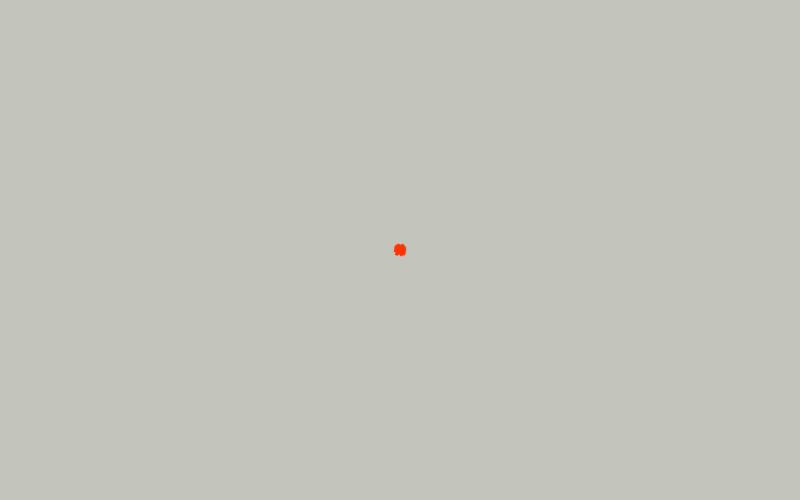
Frame 1 (no input)
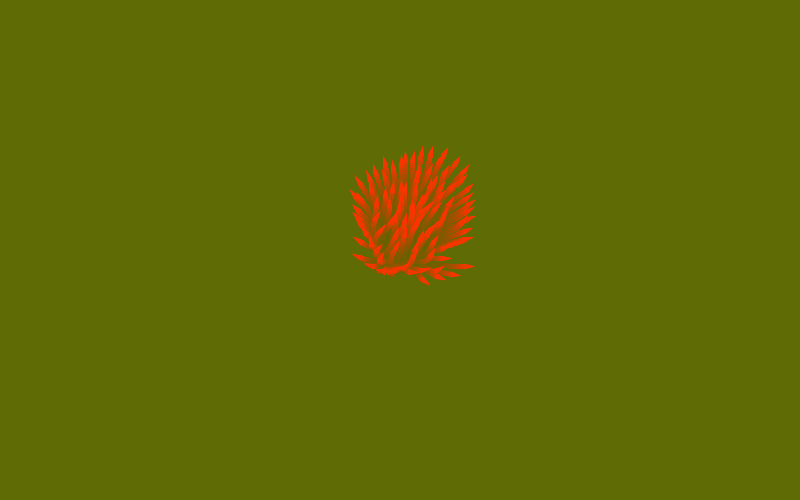
Frame 60 (the mouse pressed at the canvas centre just before this capture)
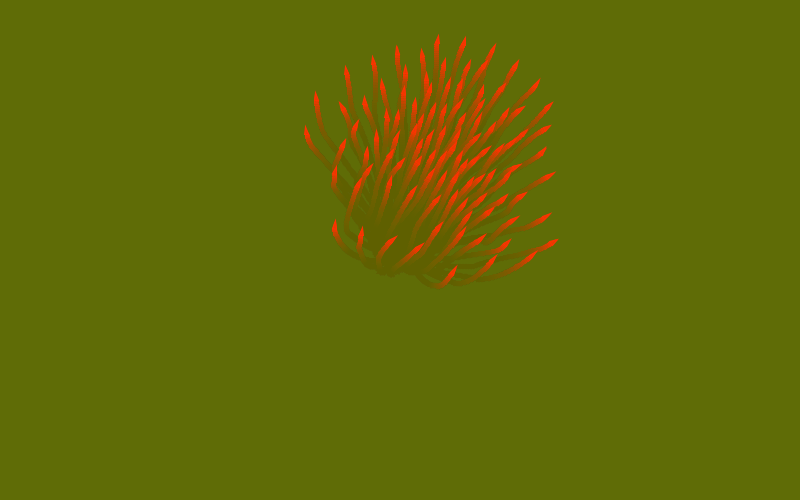
Frame 120 (the mouse held since frame 60 and released just before this capture)

The Processing sketch that drew these frames (run headless with seeded random() and noise(); from frame 60 on, the mouse is pressed at the canvas centre):

// Processing sketch: processing_155196
// ── processing_155196.pde

Flock flock;

void setup() {
  size(800, 500);
  flock = new Flock();
  // Add an initial set of boids into the system
  for (int i = 0; i < 100; i++) {
    flock.addBoid(new Boid(width/2,height/2));
  }
}

void draw() {
  //background(50);
  noStroke();
  fill(90,100,0,20);
  rect(0,0,width,height);
  flock.run();
}

// Add a new boid into the System
void mousePressed() {
  flock.addBoid(new Boid(mouseX,mouseY));
}



// The Boid class

class Boid {

  PVector location;
  PVector velocity;
  PVector acceleration;
  float r;
  float maxforce;    // Maximum steering force
  float maxspeed;    // Maximum speed

  Boid(float x, float y) {
    acceleration = new PVector(0,0);
    velocity = new PVector(random(-1,1),random(-1,1));
    location = new PVector(x,y);
    r = 2.0;
    maxspeed = 2;
    maxforce = 0.03;
  }

  void run(ArrayList<Boid> boids) {
    flock(boids);
    update();
    borders();
    render();
  }

  void applyForce(PVector force) {
    // We could add mass here if we want A = F / M
    acceleration.add(force);
  }

  // We accumulate a new acceleration each time based on three rules
  void flock(ArrayList<Boid> boids) {
    PVector sep = separate(boids);   // Separation
    PVector ali = align(boids);      // Alignment
    PVector coh = cohesion(boids);   // Cohesion
    // Arbitrarily weight these forces
    sep.mult(1.5);
    ali.mult(1.0);
    coh.mult(1.0);
    // Add the force vectors to acceleration
    applyForce(sep);
    applyForce(ali);
    applyForce(coh);
  }

  // Method to update location
  void update() {
    // Update velocity
    velocity.add(acceleration);
    // Limit speed
    velocity.limit(maxspeed);
    location.add(velocity);
    // Reset accelertion to 0 each cycle
    acceleration.mult(0);
  }

  // A method that calculates and applies a steering force towards a target
  // STEER = DESIRED MINUS VELOCITY
  PVector seek(PVector target) {
    PVector desired = PVector.sub(target,location);  // A vector pointing from the location to the target
    // Normalize desired and scale to maximum speed
    desired.normalize();
    desired.mult(maxspeed);
    // Steering = Desired minus Velocity
    PVector steer = PVector.sub(desired,velocity);
    steer.limit(maxforce);  // Limit to maximum steering force
    return steer;
  }
  
  void render() {
    // Draw a triangle rotated in the direction of velocity
    float theta = velocity.heading2D() + radians(90);
    fill(255, 50, 00,50);
    stroke(255, 50, 00);
    pushMatrix();
    translate(location.x,location.y);
    rotate(theta);
    beginShape(TRIANGLES);
    vertex(0, -r*2);
    vertex(-r, r*2);
    vertex(r, r*2);
    endShape();
    popMatrix();
  }

  // Wraparound
  void borders() {
    if (location.x < -r) location.x = width+r;
    if (location.y < -r) location.y = height+r;
    if (location.x > width+r) location.x = -r;
    if (location.y > height+r) location.y = -r;
  }

  // Separation
  // Method checks for nearby boids and steers away
  PVector separate (ArrayList<Boid> boids) {
    float desiredseparation = 25.0f;
    PVector steer = new PVector(0,0,0);
    int count = 0;
    // For every boid in the system, check if it's too close
    for (Boid other : boids) {
      float d = PVector.dist(location,other.location);
      // If the distance is greater than 0 and less than an arbitrary amount (0 when you are yourself)
      if ((d > 0) && (d < desiredseparation)) {
        // Calculate vector pointing away from neighbor
        PVector diff = PVector.sub(location,other.location);
        diff.normalize();
        diff.div(d);        // Weight by distance
        steer.add(diff);
        count++;            // Keep track of how many
      }
    }
    // Average -- divide by how many
    if (count > 0) {
      steer.div((float)count);
    }

    // As long as the vector is greater than 0
    if (steer.mag() > 0) {
      // Implement Reynolds: Steering = Desired - Velocity
      steer.normalize();
      steer.mult(maxspeed);
      steer.sub(velocity);
      steer.limit(maxforce);
    }
    return steer;
  }

  // Alignment
  // For every nearby boid in the system, calculate the average velocity
  PVector align (ArrayList<Boid> boids) {
    float neighbordist = 50;
    PVector sum = new PVector(0,0);
    int count = 0;
    for (Boid other : boids) {
      float d = PVector.dist(location,other.location);
      if ((d > 0) && (d < neighbordist)) {
        sum.add(other.velocity);
        count++;
      }
    }
    if (count > 0) {
      sum.div((float)count);
      sum.normalize();
      sum.mult(maxspeed);
      PVector steer = PVector.sub(sum,velocity);
      steer.limit(maxforce);
      return steer;
    } else {
      return new PVector(0,0);
    }
  }

  // Cohesion
  // For the average location (i.e. center) of all nearby boids, calculate steering vector towards that location
  PVector cohesion (ArrayList<Boid> boids) {
    float neighbordist = 50;
    PVector sum = new PVector(0,0);   // Start with empty vector to accumulate all locations
    int count = 0;
    for (Boid other : boids) {
      float d = PVector.dist(location,other.location);
      if ((d > 0) && (d < neighbordist)) {
        sum.add(other.location); // Add location
        count++;
      }
    }
    if (count > 0) {
      sum.div(count);
      return seek(sum);  // Steer towards the location
    } else {
      return new PVector(0,0);
    }
  }
}





// The Flock (a list of Boid objects)

class Flock {
  ArrayList<Boid> boids; // An ArrayList for all the boids

  Flock() {
    boids = new ArrayList<Boid>(); // Initialize the ArrayList
  }

  void run() {
    for (Boid b : boids) {
      b.run(boids);  // Passing the entire list of boids to each boid individually
    }
  }

  void addBoid(Boid b) {
    boids.add(b);
  }

}
